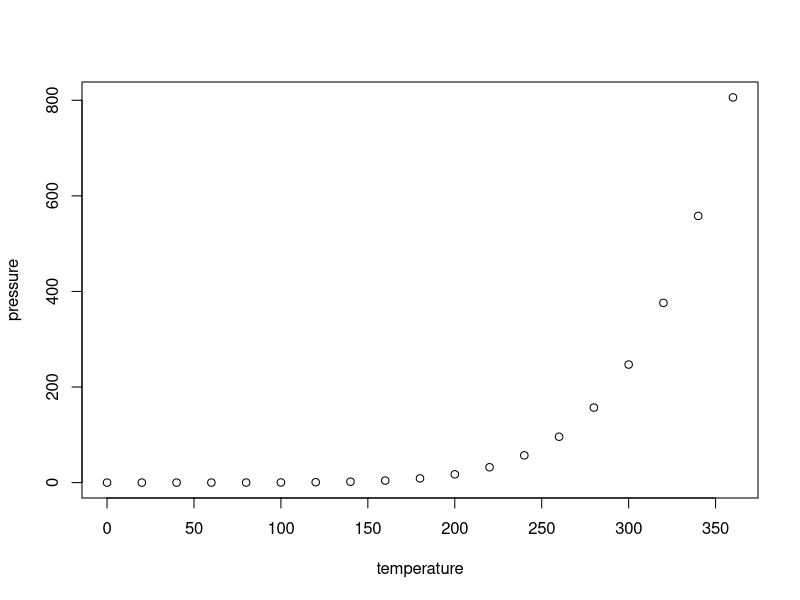
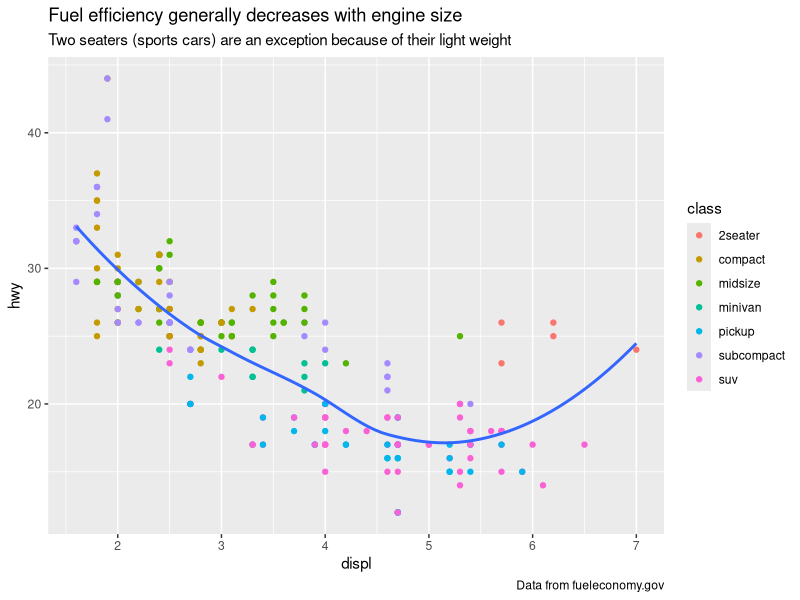

Write the R code that produced these figures, in order.
## ---- chunk 1
knitr::opts_chunk$set(echo = TRUE)
## ---- chunk 2
summary(cars)
## ---- chunk 3
plot(pressure)
## ---- chunk 4
library(ggplot2)
ggplot(mpg, aes(displ, hwy)) +
  geom_point(aes(color = class)) +
  geom_smooth(se = FALSE, method = "loess") +
  labs(
    title = "Fuel efficiency generally decreases with engine size",
    subtitle = "Two seaters (sports cars) are an exception because of their light weight",
    caption = "Data from fueleconomy.gov"
  )
